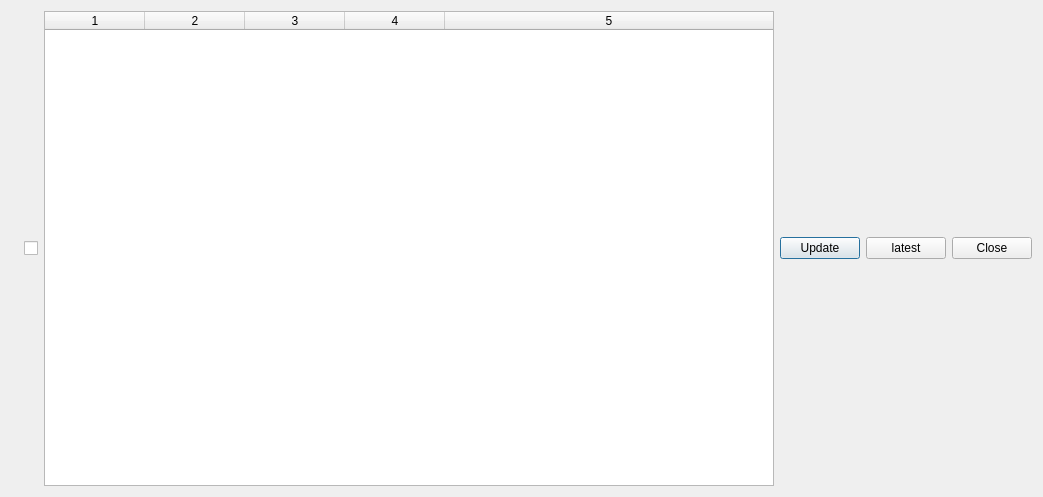
<?xml version="1.0" encoding="UTF-8"?>
<ui version="4.0">
 <class>Dialog</class>
 <widget class="QDialog" name="Dialog">
  <property name="geometry">
   <rect>
    <x>0</x>
    <y>0</y>
    <width>1043</width>
    <height>497</height>
   </rect>
  </property>
  <property name="windowTitle">
   <string>The Current Sgtk Environment</string>
  </property>
  <layout class="QHBoxLayout" name="horizontalLayout">
   <item>
    <widget class="QLabel" name="logo_example">
     <property name="text">
      <string/>
     </property>
     <property name="pixmap">
      <pixmap resource="resources.qrc">:/res/sg_logo.png</pixmap>
     </property>
    </widget>
   </item>
   <item>
    <layout class="QHBoxLayout" name="horizontalLayout_2">
     <item>
      <widget class="QCheckBox" name="checkBox">
       <property name="text">
        <string/>
       </property>
      </widget>
     </item>
     <item>
      <widget class="QTableWidget" name="tableWidget">
       <property name="layoutDirection">
        <enum>Qt::LeftToRight</enum>
       </property>
       <property name="columnCount">
        <number>5</number>
       </property>
       <attribute name="horizontalHeaderStretchLastSection">
        <bool>true</bool>
       </attribute>
       <attribute name="verticalHeaderStretchLastSection">
        <bool>false</bool>
       </attribute>
       <column/>
       <column/>
       <column/>
       <column/>
       <column/>
      </widget>
     </item>
     <item>
      <widget class="QPushButton" name="pushButton">
       <property name="text">
        <string>Update</string>
       </property>
      </widget>
     </item>
     <item>
      <widget class="QPushButton" name="pushButton_2">
       <property name="text">
        <string>latest</string>
       </property>
      </widget>
     </item>
     <item>
      <widget class="QPushButton" name="pushButton_3">
       <property name="text">
        <string>Close</string>
       </property>
      </widget>
     </item>
    </layout>
   </item>
  </layout>
 </widget>
 <resources>
  <include location="resources.qrc"/>
 </resources>
 <connections/>
</ui>
